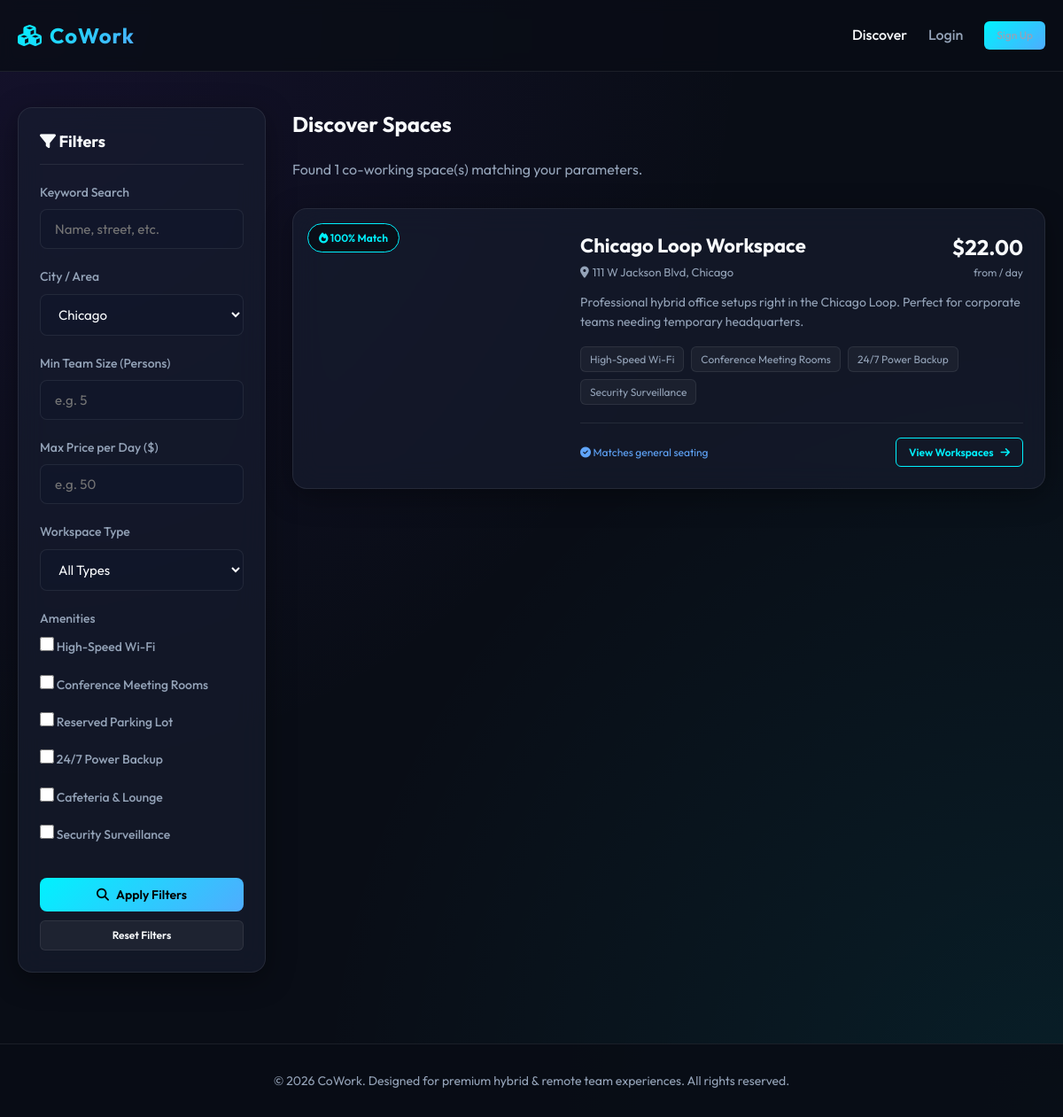
Screenshot of /spaces/?city=Chicago with the database file from the repository.
### workspaces/models.py (models this page shows, shortened)
class Amenity(models.Model):
    name = models.CharField(max_length=50, unique=True)
    icon_class = models.CharField(max_length=50, blank=True, help_text="Standard icon name, e.g., wifi, parking, coffee")
    class Meta:
        verbose_name_plural = "Amenities"

class CoWorkingSpace(models.Model):
    owner = models.ForeignKey(
        settings.AUTH_USER_MODEL,
        on_delete=models.CASCADE,
        related_name='spaces'
    )
    name = models.CharField(max_length=100)
    description = models.TextField()
    address = models.CharField(max_length=255)
    city = models.CharField(max_length=100)
    amenities = models.ManyToManyField(Amenity, blank=True, related_name='spaces')
    image_url = models.URLField(max_length=500, blank=True, null=True, help_text="URL of space thumbnail image")
    created_at = models.DateTimeField(auto_now_add=True)
    updated_at = models.DateTimeField(auto_now=True)
    def get_min_price(self):
        units = self.units.all()
        if not units:
            return 0
        prices = [u.price_per_day for u in units if u.price_per_day > 0]
        return min(prices) if prices else 0

class WorkspaceUnit(models.Model):
    UNIT_TYPES = (
        ('CABIN', 'Private Cabin'),
        ('DESK', 'Shared Desk'),
        ('MEETING', 'Meeting Room'),
    )
    space = models.ForeignKey(
        CoWorkingSpace,
        on_delete=models.CASCADE,
        related_name='units'
    )
    name = models.CharField(max_length=100)
    type = models.CharField(max_length=10, choices=UNIT_TYPES, default='DESK')
    seating_capacity = models.PositiveIntegerField(help_text="Number of persons this unit accommodates")
    area_sqft = models.DecimalField(max_digits=8, decimal_places=2, help_text="Area in square feet")
    price_per_hour = models.DecimalField(max_digits=10, decimal_places=2, default=0.00)
    price_per_day = models.DecimalField(max_digits=10, decimal_places=2, default=0.00)
    is_active = models.BooleanField(default=True)

### workspaces/views.py (the view, shortened to what this page needs)
# urls.py: path('', views.space_list_view, name='space_list'),
def space_list_view(request):
    query = request.GET.get('q', '')
    city = request.GET.get('city', '')
    capacity = request.GET.get('capacity', '')
    max_price = request.GET.get('max_price', '')
    unit_type = request.GET.get('unit_type', '')
    selected_amenities = request.GET.getlist('amenities')
    spaces = CoWorkingSpace.objects.all().prefetch_related('units', 'amenities')
    if query:
        spaces = spaces.filter(
            Q(name__icontains=query) |
            Q(description__icontains=query) |
            Q(address__icontains=query)
        )
    if city:
        spaces = spaces.filter(city__iexact=city)
    if capacity:
        try:
            cap_val = int(capacity)
            spaces = spaces.filter(units__seating_capacity__gte=cap_val, units__is_active=True).distinct()
        except ValueError:
            pass
    if max_price:
        try:
            price_val = float(max_price)
            spaces = spaces.filter(units__price_per_day__lte=price_val, units__is_active=True).distinct()
        except ValueError:
            pass
    if unit_type:
        spaces = spaces.filter(units__type=unit_type, units__is_active=True).distinct()
    if selected_amenities:
        for amenity_id in selected_amenities:
            spaces = spaces.filter(amenities__id=amenity_id)
    cities = CoWorkingSpace.objects.values_list('city', flat=True).distinct()
    all_amenities = Amenity.objects.all()
    for space in spaces:
        score = 100
        reasons = []
        if capacity:
            matching_units = space.units.filter(seating_capacity__gte=int(capacity))
            if not matching_units.exists():
                score -= 30
                reasons.append("Capacity requirement partially met by combining desks")
            else:
                reasons.append("Has workspaces fitting your team size exactly")
        else:
            reasons.append("Matches general seating")
        space.match_score = max(0, score)
        space.match_reasons = reasons[:2]
    context = {
        'spaces': spaces,
        'cities': cities,
        'all_amenities': all_amenities,
        'selected_amenities': [int(a) for a in selected_amenities if a.isdigit()],
        'query': query,
        'city': city,
        'capacity': capacity,
        'max_price': max_price,
        'unit_type': unit_type,
    }
    return render(request, 'workspaces/search.html', context)

### accounts/context_processors.py (called while the page is built, shortened)
def notifications_context(request):
    return {
        'unread_notifications_count': 0,
        'unread_notifications': [],
        'all_notifications': [],
    }

### templates/workspaces/search.html (shortened to what this page needs)
{% extends 'base.html' %}
{% block content %}
<div class="search-container">
    <div class="glass-panel search-sidebar">
        <h3><i class="fa-solid fa-filter"></i> Filters</h3>
        <form method="GET" action="{% url 'space_list' %}">
            <div class="form-group">
                <label for="q">Keyword Search</label>
                <input type="text" name="q" id="q" class="form-control" placeholder="Name, street, etc." value="{{ query }}">
            </div>
            <div class="form-group">
                <label for="city">City / Area</label>
                <select name="city" id="city">
                    {% for c in cities %}
                        <option value="{{ c }}" {% if city == c %}selected{% endif %}>{{ c }}</option>
                    {% endfor %}
                </select>
            </div>
            <div class="form-group">
                <label for="capacity">Min Team Size (Persons)</label>
                <input type="number" name="capacity" id="capacity" class="form-control" placeholder="e.g. 5" value="{{ capacity }}">
            </div>
            <div class="form-group">
                <label for="max_price">Max Price per Day ($)</label>
                <input type="number" name="max_price" id="max_price" class="form-control" placeholder="e.g. 50" value="{{ max_price }}">
            </div>
            <div class="form-group">
                <label for="unit_type">Workspace Type</label>
                <select name="unit_type" id="unit_type">
                    <option value="">All Types</option>
                </select>
            </div>
            <div class="form-group">
                <label>Amenities</label>
                <div class="checkbox-group">
                    {% for amenity in all_amenities %}
                        <label class="checkbox-label">
                            <input type="checkbox" name="amenities" value="{{ amenity.id }}"
                                   {% if amenity.id in selected_amenities %}checked{% endif %}>
                            {{ amenity.name }}
                        </label>
                    {% endfor %}
                </div>
            </div>
            <button type="submit" class="btn btn-primary" style="width: 100%; margin-top: 10px;">
                <i class="fa-solid fa-magnifying-glass"></i> Apply Filters
            </button>
            <a href="{% url 'space_list' %}" class="btn btn-secondary btn-sm" style="width: 100%; margin-top: 10px; display: inline-block; text-align: center;">
                Reset Filters
            </a>
        </form>
    </div>
    <div class="search-results">
        <h2 style="font-weight: 700;">Discover Spaces</h2>
        <p style="color: var(--text-secondary); margin-bottom: 10px;">Found {{ spaces|length }} co-working space(s) matching your parameters.</p>
        {% for space in spaces %}
            <div class="glass-panel space-card">
                <div class="space-card-img" style="background-image: url('{{ space.image_url|default:"https://images.unsplash.com/photo-1497366216548-37526070297c?auto=format&fit=crop&w=600&q=80" }}');">
                    {% if space.match_score %}
                        <span class="match-badge">
                            <i class="fa-solid fa-fire"></i> {{ space.match_score }}% Match
                        </span>
                    {% endif %}
                </div>
                <div class="space-card-info">
                    <div>
                        <div class="space-card-header">
                            <div class="space-card-title">
                                <h2>{{ space.name }}</h2>
                                <p><i class="fa-solid fa-location-dot"></i> {{ space.address }}, {{ space.city }}</p>
                            </div>
                            <div class="space-price">
                                <div class="price-num">${{ space.get_min_price }}</div>
                                <div class="price-label">from / day</div>
                            </div>
                        </div>
                        <p class="space-card-desc">{{ space.description }}</p>
                        <div class="space-amenities-tags">
                            {% for amenity in space.amenities.all %}
                                <span class="amenity-tag">
                                    {{ amenity.name }}
                                </span>
                            {% empty %}
                                <span class="amenity-tag">Standard workspace amenities</span>
                            {% endfor %}
                        </div>
                    </div>
                    <div class="space-card-footer">
                        <div class="matching-reasons">
                            {% for reason in space.match_reasons %}
                                <span><i class="fa-solid fa-circle-check"></i> {{ reason }}</span>
                            {% endfor %}
                        </div>
                        <a href="{% url 'space_detail' space.pk %}" class="btn btn-outline btn-sm">
                            View Workspaces <i class="fa-solid fa-arrow-right"></i>
                        </a>
                    </div>
                </div>
            </div>
        {% endfor %}
    </div>
</div>
{% endblock %}

### rows the page displays
Amenity: name "High-Speed Wi-Fi"
Amenity: name "Conference Meeting Rooms"
Amenity: name "Reserved Parking Lot"
Amenity: name "24/7 Power Backup"
Amenity: name "Cafeteria & Lounge"
Amenity: name "Security Surveillance"
CoWorkingSpace: match_score "100", name "Chicago Loop Workspace", address "111 W Jackson Blvd", city "Chicago", get_min_price "22.00", description "Professional hybrid office setups right in the Chicago Loop. Perfect for corporate teams needing temporary headquarters.", match_reasons "Matches general seating"

### other values shown
{{ spaces|length }} "1"
form field city "Chicago"
